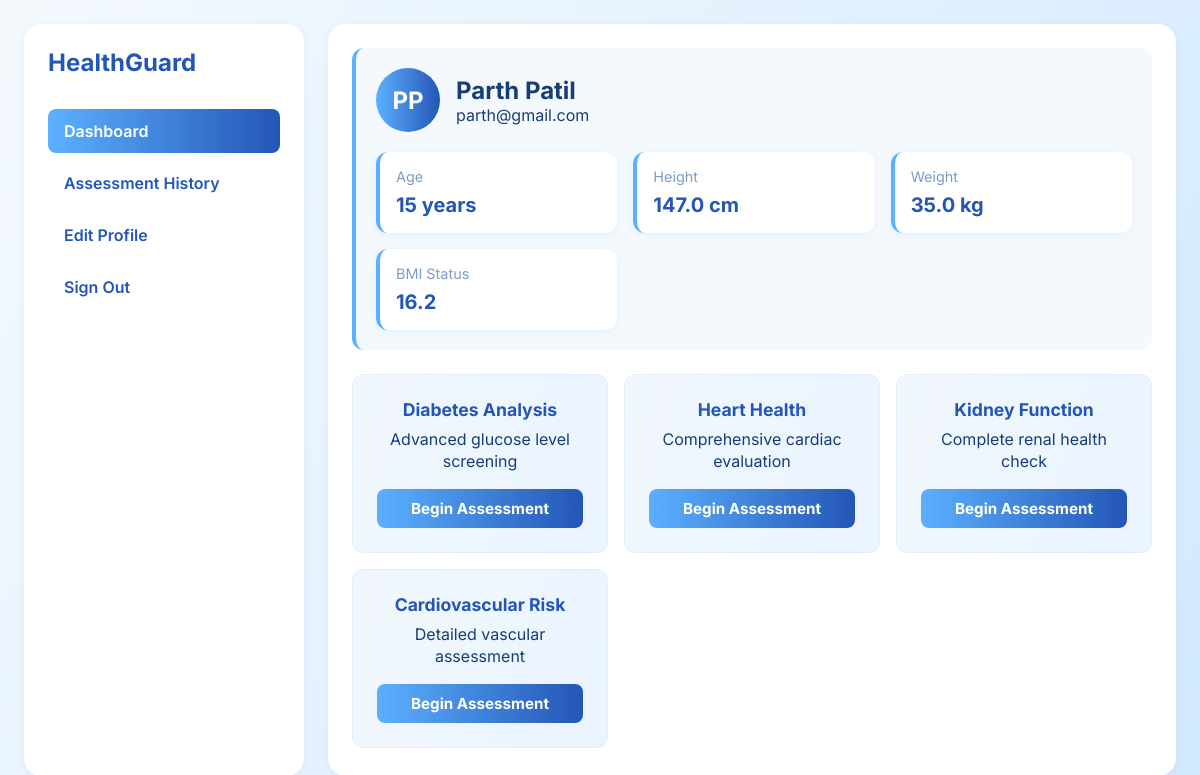
/dashboard (signed in), run on the app's committed database.
### tables this page shows
CREATE TABLE users (
                    id INTEGER PRIMARY KEY AUTOINCREMENT,
                    first_name TEXT, middle_name TEXT, surname TEXT,
                    email TEXT UNIQUE, phone TEXT, dob DATE, age INTEGER, gender TEXT,
                    height REAL, weight REAL, location TEXT, password BLOB
                );

### app.py (the view)
@app.route('/dashboard')
def dashboard():
    if 'user_id' not in session:
        return redirect('/login')
    db = get_db()
    user = db.execute("SELECT * FROM users WHERE id=?", (session['user_id'],)).fetchone()
    return render_template('dashboard.html', user=user)

### app.py (called while the page is built)
def get_db():
    if 'db' not in g:
        g.db = sqlite3.connect(DB_PATH)
        g.db.row_factory = sqlite3.Row
    return g.db

### templates/dashboard.html (shortened to what this page needs)
<!DOCTYPE html>
<html>
<head>
</head>
<body>
    <div class="dashboard">
        <aside class="sidebar">
            <div class="brand">
                <h1>HealthGuard</h1>
            </div>
            <nav class="nav-menu">
                <a href="/dashboard" class="nav-link active">Dashboard</a>
                <a href="/history" class="nav-link">Assessment History</a>
                <a href="/update_profile" class="nav-link">Edit Profile</a>
                <a href="/logout" class="nav-link">Sign Out</a>
            </nav>
        </aside>
        <main class="main-content">
            <div class="profile-summary">
                <div class="profile-header">
                    <div class="avatar">
                        {{ user.first_name[0] }}{{ user.surname[0] }}
                    </div>
                    <div class="user-info">
                        <h2>{{ user.first_name }} {{ user.surname }}</h2>
                        <p>{{ user.email }}</p>
                    </div>
                </div>
                <div class="health-metrics">
                    <div class="metric-card">
                        <div class="metric-label">Age</div>
                        <div class="metric-value">{{ user.age }} years</div>
                    </div>
                    <div class="metric-card">
                        <div class="metric-label">Height</div>
                        <div class="metric-value">{{ user.height }} cm</div>
                    </div>
                    <div class="metric-card">
                        <div class="metric-label">Weight</div>
                        <div class="metric-value">{{ user.weight }} kg</div>
                    </div>
                    <div class="metric-card">
                        <div class="metric-label">BMI Status</div>
                        <div class="metric-value">{{ "%.1f"|format(user.weight / ((user.height/100) ** 2)) }}</div>
                    </div>
                </div>
            </div>
<div class="disease-cards">
    <div class="disease-card">
        <div class="disease-title">Diabetes Analysis</div>
        <p class="text-muted">Advanced glucose level screening</p>
        <a href="/predict_diabetes" class="action-btn">Begin Assessment</a>
    </div>
    <div class="disease-card">
        <div class="disease-title">Heart Health</div>
        <p class="text-muted">Comprehensive cardiac evaluation</p>
        <a href="/predict_heart" class="action-btn">Begin Assessment</a>
    </div>
    <div class="disease-card">
        <div class="disease-title">Kidney Function</div>
        <p class="text-muted">Complete renal health check</p>
        <a href="/predict_kidney" class="action-btn">Begin Assessment</a>
    </div>
    <div class="disease-card">
        <div class="disease-title">Cardiovascular Risk</div>
        <p class="text-muted">Detailed vascular assessment</p>
        <a href="/predict_cardio" class="action-btn">Begin Assessment</a>
    </div>
</div>
        </main>
    </div>
</body>
</html>

### templates/dashboard.html (style rules this page uses)
:root { --primary-500: #2456b6; --primary-400: #5cb0ff; --bg-100: #f4f9fd; --card-bg: #fff; --muted-600: #7a9cc6; --success-600: #158442; --danger-600: #a51820; --shadow-01: 0 2px 8px rgba(60,120,240,0.07); --radius-lg: 18px; --radius-md: 12px; --glass: linear-gradient(120deg, #f4f9fd 0%, #d1e9ff 100%); --accent-gradient: linear-gradient(90deg, var(--primary-400) 0%, var(--primary-500) 100%); }
* { margin: 0; padding: 0; box-sizing: border-box; }
body { font-family: 'Inter', sans-serif; background: var(--glass); color: #163e75; min-height: 100vh; }
.dashboard { display: grid; grid-template-columns: 280px 1fr; min-height: 100vh; gap: 24px; padding: 24px; }
.sidebar { background: var(--card-bg); padding: 24px; border-radius: var(--radius-lg); box-shadow: var(--shadow-01); }
.brand h1 { color: var(--primary-500); font-size: 1.5rem; margin-bottom: 2rem; }
.main-content { background: var(--card-bg); border-radius: var(--radius-lg); padding: 24px; box-shadow: var(--shadow-01); }
.profile-summary { background: var(--bg-100); border-radius: var(--radius-md); padding: 20px; margin-bottom: 24px; border-left: 4px solid var(--primary-400); }
.profile-header { display: flex; align-items: center; gap: 16px; margin-bottom: 20px; }
.avatar { width: 64px; height: 64px; background: var(--accent-gradient); border-radius: 50%; display: flex; align-items: center; justify-content: center; color: white; font-weight: 700; font-size: 1.5rem; }
.health-metrics { display: grid; grid-template-columns: repeat(auto-fit, minmax(200px, 1fr)); gap: 16px; margin-top: 20px; }
.metric-card { background: var(--card-bg); padding: 16px; border-radius: var(--radius-md); box-shadow: var(--shadow-01); border-left: 4px solid var(--primary-400); }
.metric-label { color: var(--muted-600); font-size: 0.9rem; margin-bottom: 8px; }
.metric-value { color: var(--primary-500); font-size: 1.25rem; font-weight: 700; }
.disease-cards { display: grid; grid-template-columns: repeat(auto-fit, minmax(250px, 1fr)); gap: 16px; margin-top: 24px; }
.disease-card { padding: 20px; border-radius: var(--radius-md); background: linear-gradient(108deg,#f1f7fc 0%,#eaf4ff 100%); transition: transform 0.12s, box-shadow 0.15s; text-align: center; }
.nav-link { display: block; padding: 12px 16px; color: var(--primary-500); text-decoration: none; border-radius: 8px; margin-bottom: 8px; font-weight: 600; transition: background 0.3s; }
.nav-link.active { background: var(--accent-gradient); color: white; }
.action-btn { display: inline-block; padding: 12px 20px; background: var(--accent-gradient); color: white; text-decoration: none; border-radius: 8px; font-weight: 700; transition: transform 0.12s, filter 0.12s; width: 100%; text-align: center; }
.disease-title { font-weight: 700; color: var(--primary-500); margin-bottom: 8px; font-size: 1.1rem; }
.disease-card { padding: 24px; border-radius: var(--radius-md); background: linear-gradient(108deg,#f1f7fc 0%,#eaf4ff 100%); transition: transform 0.12s, box-shadow 0.15s; text-align: center; display: flex; flex-direction: column; align-items: center; border: 1px solid rgba(92,176,255,0.1); }
.disease-card .text-muted { margin-bottom: 16px; line-height: 1.4; }
.disease-card .action-btn { margin-top: auto; padding: 10px 20px; width: 100%; font-size: 0.95rem; }

### data on the page
users: first_name "P", surname "P", first_name "Parth", surname "Patil", email "parth@gmail.com", age "15", height "147.0", weight "35.0", user.weight/((user.height/100)**2) "16.2"
